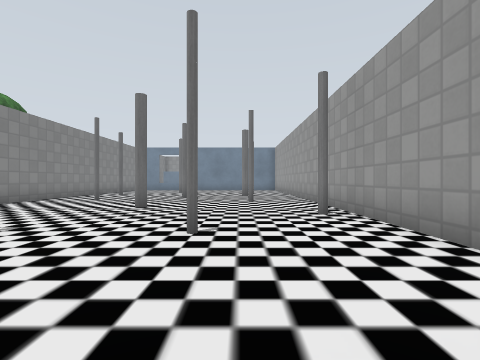
View 1 (above)

19 first-person views from a walk through a Gazebo world. The camera is 0.72 m above the floor, looks level and sees 85° across. The floor is counted in squares, 1 m on a side. Each view is taken from the middle of a square. On the plan, view 1 faces up. The plan holds only what a view shows up to about 9 squares ahead; the rest is blank. The place goes on beyond the plan. Gazebo's built-in surfaces are drawn with simple patterns. Simple shapes stand in for some stock models.

View 2
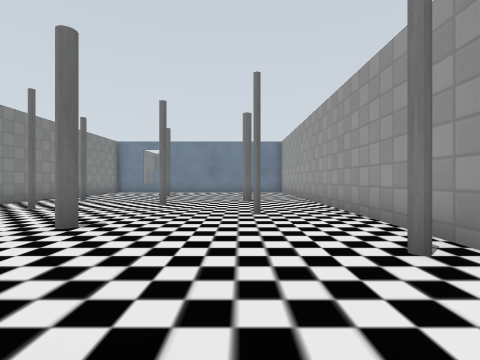

View 3
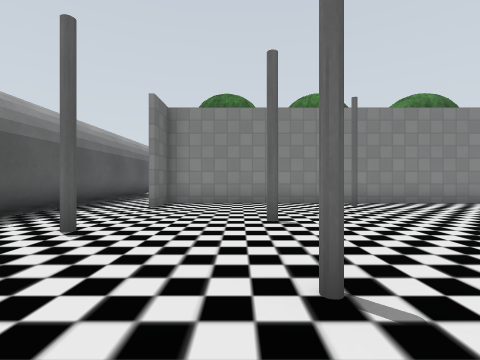

View 4
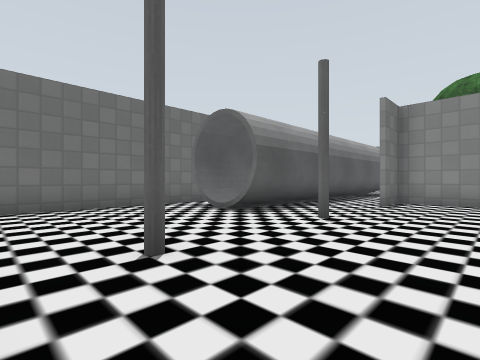

View 5
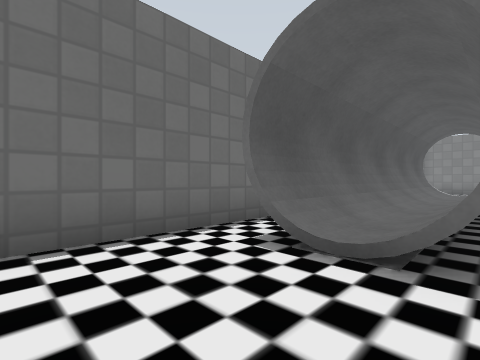

View 6
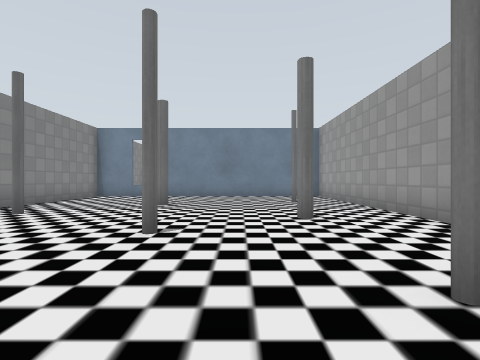

View 7
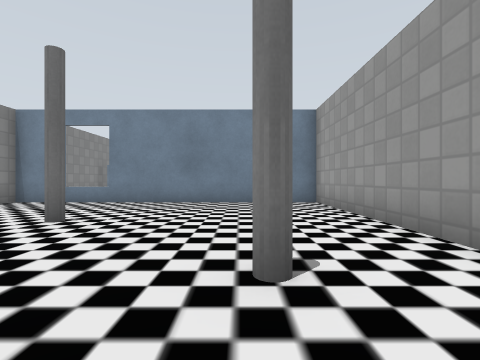

View 8
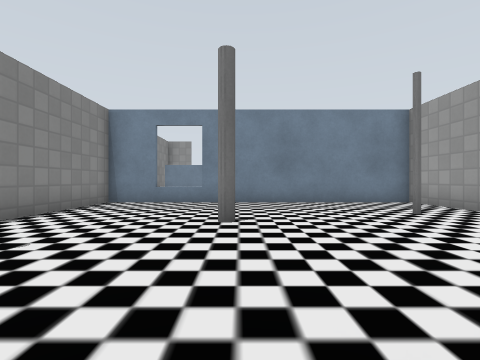

View 9
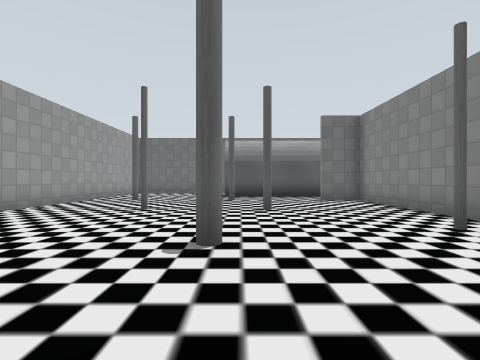

View 10
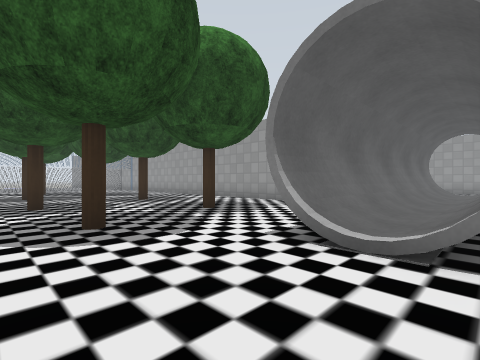

View 11
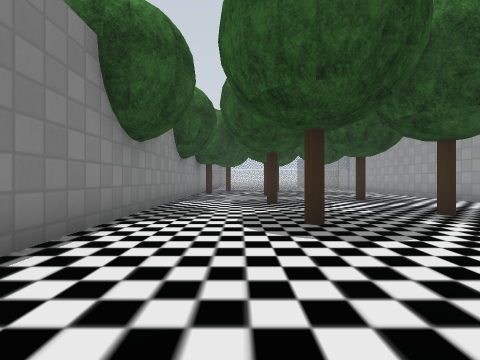

View 12
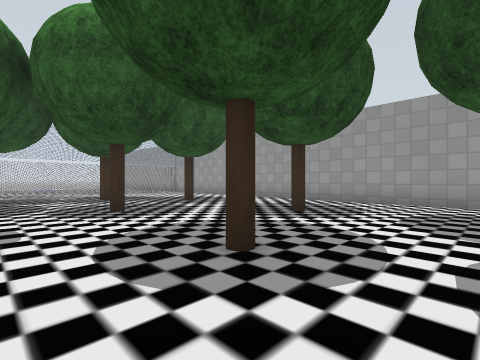

View 13
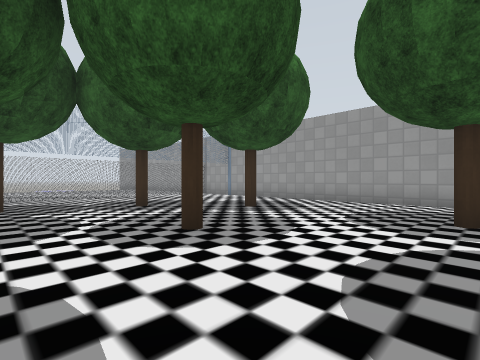

View 14
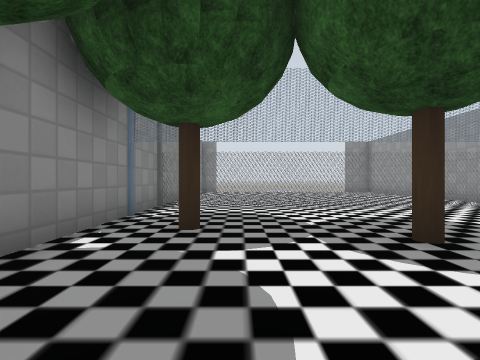

View 15
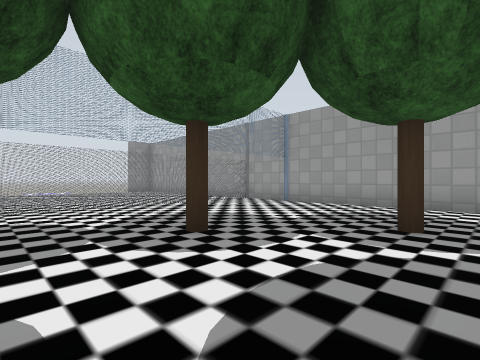

View 16
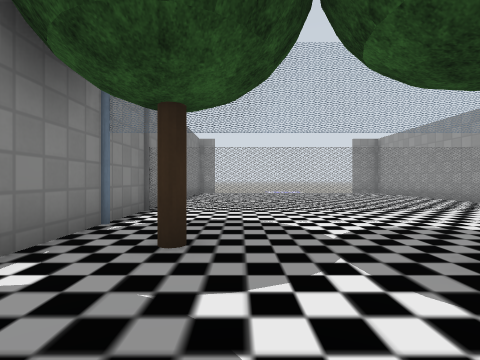

View 17
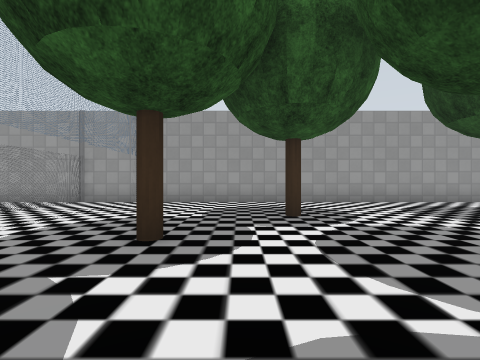

View 18
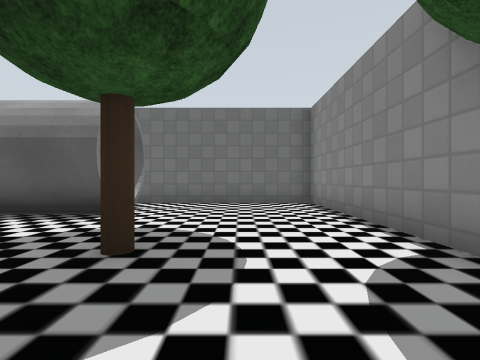

View 19
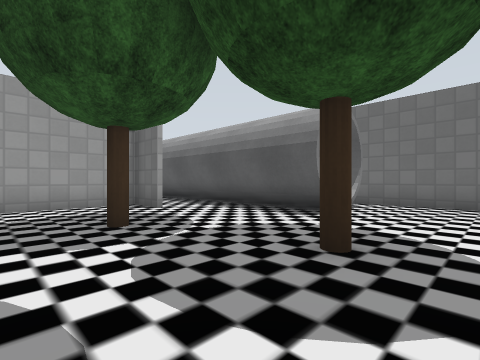

### Floor plan
Key: @ floor where view 1 was taken; # wall or solid block; . main floor; : floor 0.15 m higher than the main floor; = window, fence, low wall or low ledge; P grey pole; T tree; O other object.
Columns run from 18 left of view 1 to 3 right of it. Each row starts with its distance up from view 1.
 20   .........#
 19  #.........##=########
 18  #.........#.........#
 17  OOOOOOOOOO#.........#
 16  #.........#.......P.#
 15  ##........#...P.....#
 14  #T........#.........#
 13  #...T.....#P........#
 12  #.........#......P..#
 11  T.....T...#....P....#
 10   .........#.P.......#
  9   ..T......#......P..#
  8   .........#.........#
  7 TT.........#...P.....#
  6  #.....T...#P.......P#
  5  #..T......#.........#
  4  #.........#..P..P...#
  3 TT.........#.........#
  2  #.....T...#.........#
  1  #..T.....###..P...P.#
  0  #................@..
 -1  #....OOOOOOOOOO.....
 -2  #....:::    :::.....
 -3  #....OOOOOOOOOO.....
 -4  #.....       .......
 -5   #####       #######

Positions as (right, up) in squares from view 1, and headings:
1: (0, 0), facing up
2: (0, 3), facing up
3: (1, 3), facing left
4: (2, 3), facing down-left
5: (0, -1), facing down-left
6: (-1, 7), facing up
7: (0, 10), facing up
8: (-3, 10), facing up
9: (-3, 10), facing down
10: (-15, -3), facing up-right
11: (-15, -3), facing up
12: (-16, 3), facing up-right
13: (-16, 6), facing up-right
14: (-15, 10), facing up
15: (-15, 10), facing up-right
16: (-15, 11), facing up
17: (-16, 12), facing right
18: (-15, 4), facing down
19: (-15, 4), facing down-right
